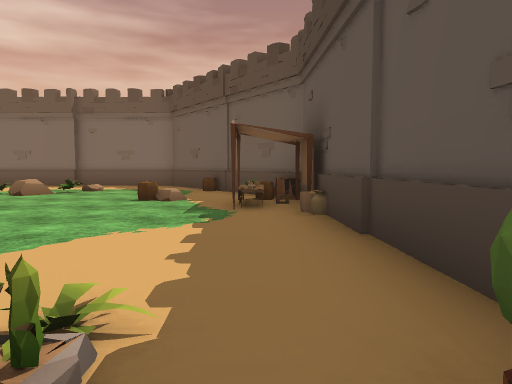
view 1 (above)

20 first-person views from a walk through a Unity game level. The camera is 1.2 m above the floor, tilts 4° down and sees 70° across. The floor is counted in squares, 2 m on a side. Each view is taken from the middle of a square. On the plan, view 1 faces up. The plan holds only what a view shows up to about 10 squares ahead; the rest is blank. The place goes on beyond the plan. Some animated figures are not drawn. Some surface patterns are stand-ins.

view 2
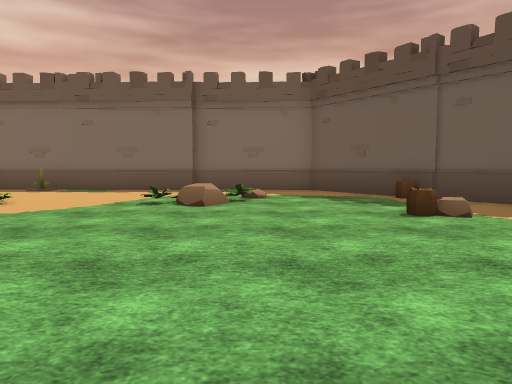

view 3
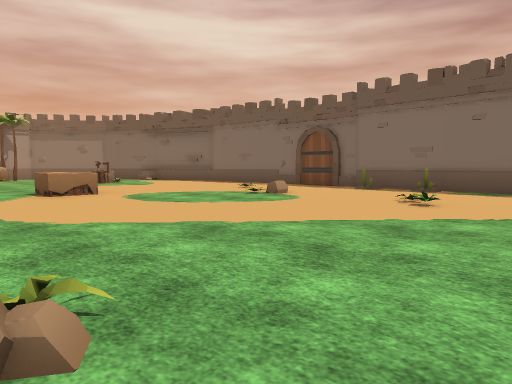

view 4
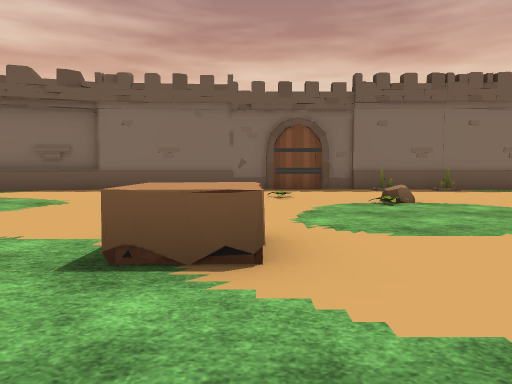

view 5
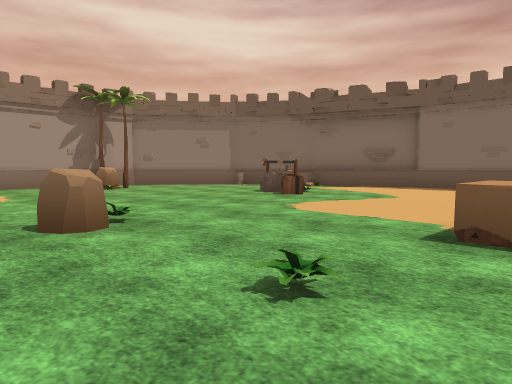

view 6
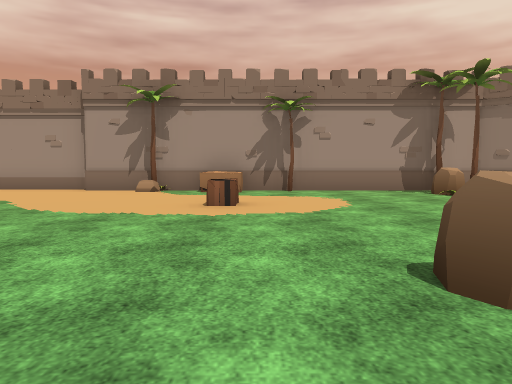

view 7
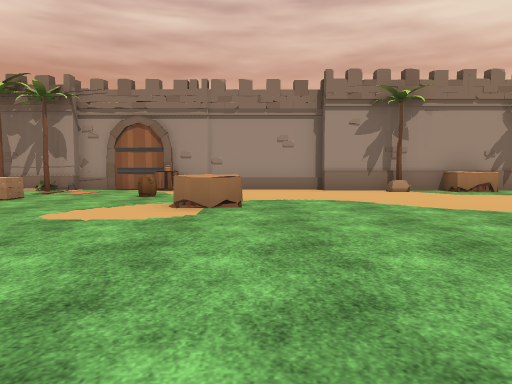

view 8
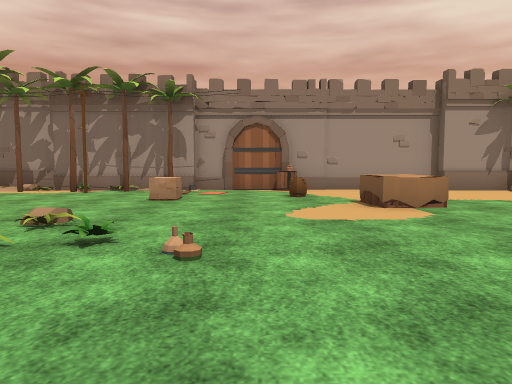

view 9
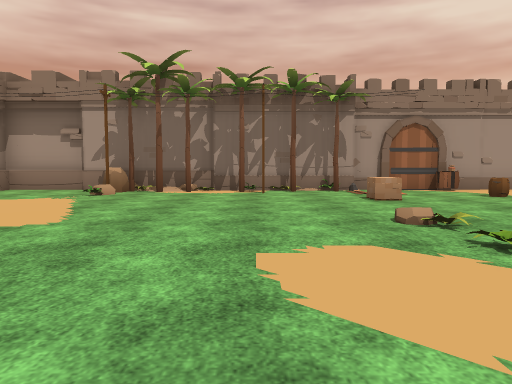

view 10
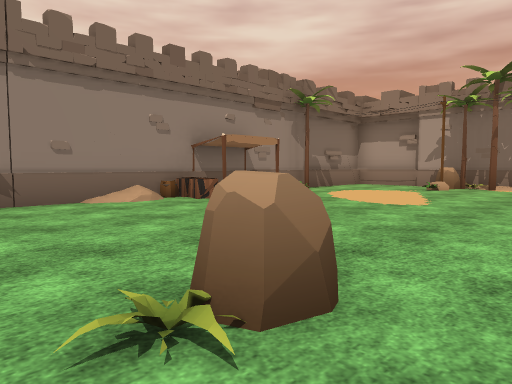

view 11
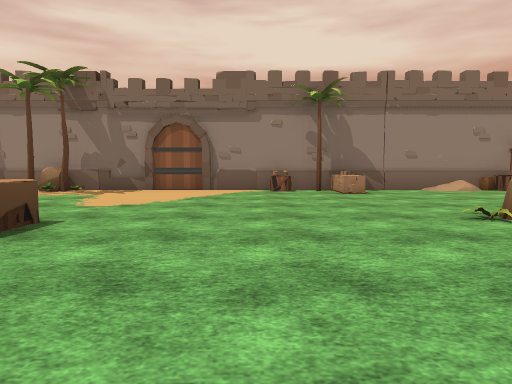

view 12
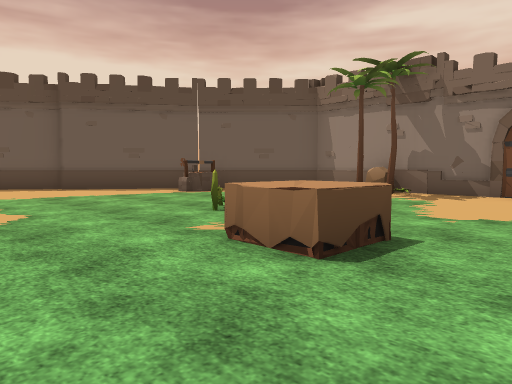

view 13
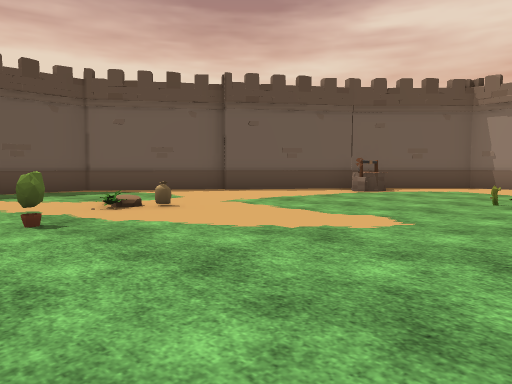

view 14
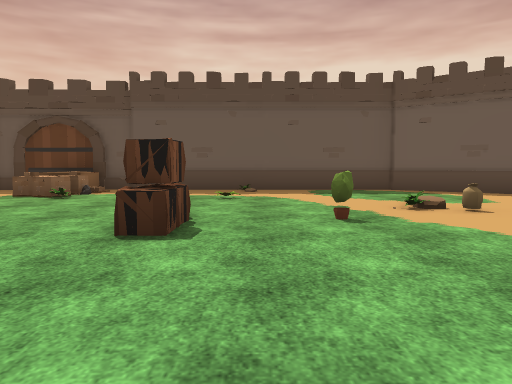

view 15
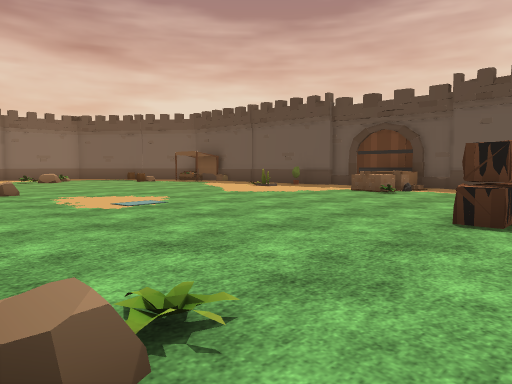

view 16
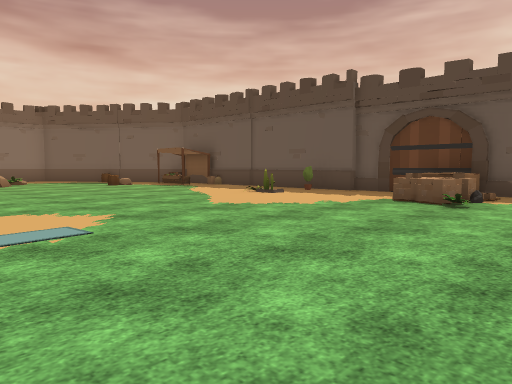

view 17
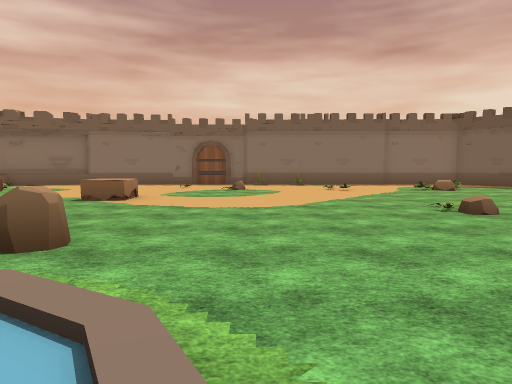

view 18
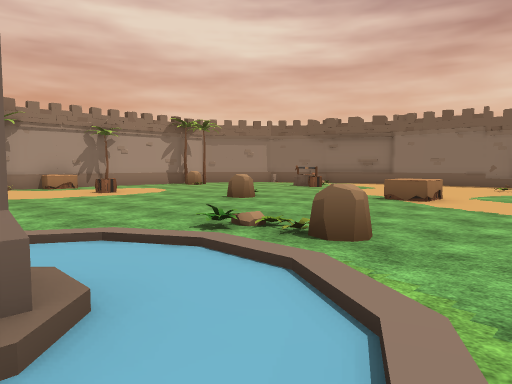

view 19
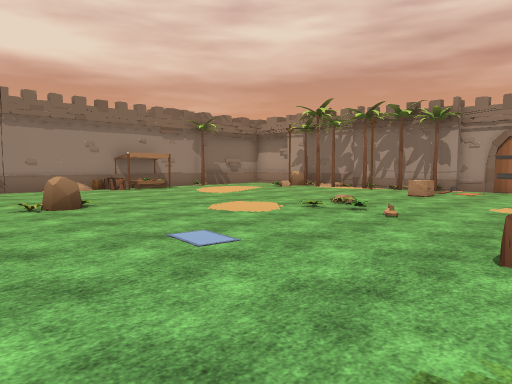

view 20
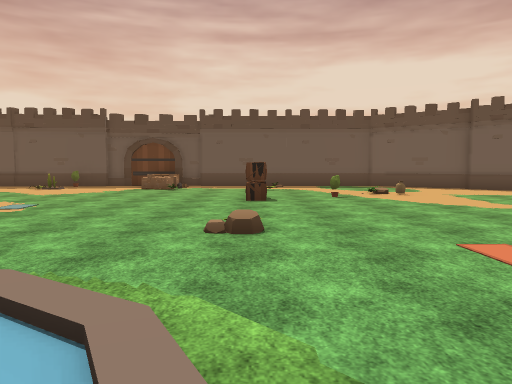

### Floor plan
Points are (right, up) in squares from view 1. A wall is a line through its corners. A room is listed if a view was taken in it or the views show most of it. See-through windows are left out.
Room 1 (views 1, 2, 3, 4, 5, 6, 7, 8, 9, 10, 11, 12, 13, 14, 15, 16, 17, 18, 19, 20)
walls: (-25.3, -2.4) (-25.3, -3.4); (-25.5, -3.2) (-25.5, -7.2); (-25.3, -7.4) (-25.3, -9.5); (-25.5, -7.4) (-25.5, -8.6); (-25.5, -8.7) (-25.5, -9.6); (-25.3, 1.5) (-25.3, 0.4); (1.5, -3.1) (1.4, 0); (-25.3, 4.5) (-25.3, 2.4); (-17.5, -18.4) (-5.1, -18.4); (-25.5, -13) (-25.5, -13.5); (-0.6, -13.4) (1.4, -10.5); (-2.5, -15.7) (-0.7, -13.1); (1.6, -10.6) (1, 4.5); (-24.9, 7.2) (-25.3, 6.6) (-25.3, 5.4); (-18.1, 11.8) (-20.4, 11); (-21.5, -18.4) (-20.4, -18.4); (-25.5, -15.4) (-25.5, -18.4); (0.4, 7.3) (-2.7, 11.5) (-18.1, 11.6); (-25.7, -16.5) (-25.7, -18.6)
low walls: (-18, 11.5) (-20.2, 10.8); (-25.3, -15.8) (-25.3, -16.4); (-25.5, -18.4) (-25, -18.4)
objects: other object (-26, -14); other object (-26, -11); tree (-25, -16); other object (-25, -15); tree (-25, -14); other object (-25, -12); other object (-25, -11); other object (-25, -10); other object (-25, -9); box (-25, -7); rock (-25, -2); other object (-25, -1); box (-25, 0); tree (-25, 2); other object (-24, -15); other object (-24, -13); other object (-24, -11); tree (-24, -10); other object (-24, -7); tree (-24, -2); other object (-24, 5); tree (-24, 6); other object (-23, -10); barrel (-23, -7); rock (-23, 5); tree (-22, -18); box (-22, -6); box (-22, 1); other object (-20, -17); plant (-20, -10); other object (-20, 7); plant (-19, -10); plant (-19, -9); box (-19, 7); other object (-19, 8); barrel (-18, -18); rock (-18, 2); plant (-18, 3); box (-17, -6); other object (-16, -13); other object (-15, -18); rock (-15, -13); plant (-15, -1); plant (-15, 2); box (-15, 4) to (-14, 5); tree (-14, -18); other object (-14, -17); plant (-14, -13); other object (-14, -1); other object (-14, 0); other object (-14, 9); box (-13, -18); other object (-13, -17); rock (-13, 0); other object (-12, -18); other object (-12, 8); other object (-12, 11); other object (-11, 11); other object (-10, 11); other object (-9, -18); box (-9, -13) to (-9, -12); other object (-9, 8); other object (-9, 10); other object (-9, 11); rock (-8, -18); plant (-8, -6); plant (-8, 2); other object (-8, 8); other object (-8, 11); tree (-7, -18); tree (-7, -17); other object (-7, -14); other object (-7, -13); rock (-6, 8); box (-5, -6); other object (-5, 8); well (-4, -16) to (-3, -15); pot (-4, -8); box (-4, -6); plant (-4, 8); other object (-3, -10); other object (-3, -9); box (-3, -6); other object (-2, -10); other object (-2, 1); barrel (-2, 7); other object (-1, -6); other object (-1, -3); other object (-1, -2); other object (-1, 1); table (-1, 6); barrel (-1, 9); other object (0, -4); other object (0, -3); other object (0, -2); barrel (0, 7); other object (1, -7); box (1, -3) to (1, -2); pot (1, 1); other object (1, 5)

Where each view was taken, in squares from view 1:
view 1: 0 up, 0 right, facing up
view 2: 2 up, 4 left, facing up
view 3: 2 up, 6 left, facing up-left
view 4: 2 up, 14 left, facing up
view 5: 1 up, 14 left, facing up-left
view 6: 1 up, 16 left, facing left
view 7: 5 down, 16 left, facing left
view 8: 8 down, 16 left, facing left
view 9: 12 down, 16 left, facing left
view 10: 12 down, 14 left, facing down-left
view 11: 9 down, 12 left, facing down
view 12: 10 down, 11 left, facing down-right
view 13: 7 down, 8 left, facing down-right
view 14: 7 down, 8 left, facing right
view 15: 7 down, 9 left, facing up-right
view 16: 5 down, 7 left, facing up-right
view 17: 4 down, 11 left, facing up
view 18: 4 down, 11 left, facing up-left
view 19: 6 down, 13 left, facing down-left
view 20: 6 down, 13 left, facing right
